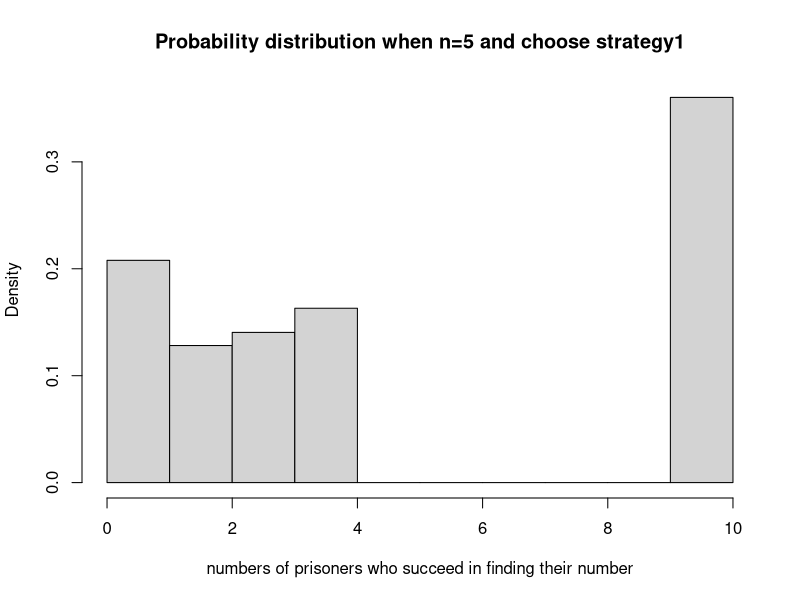
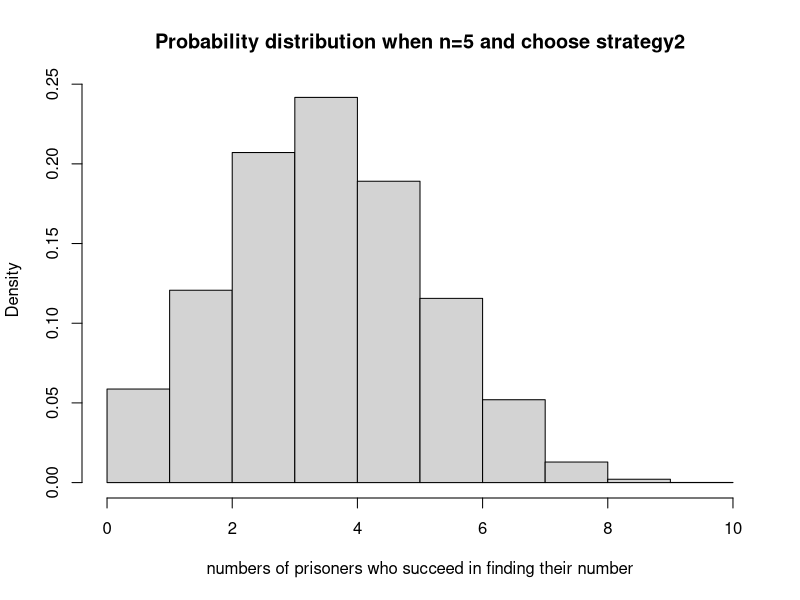
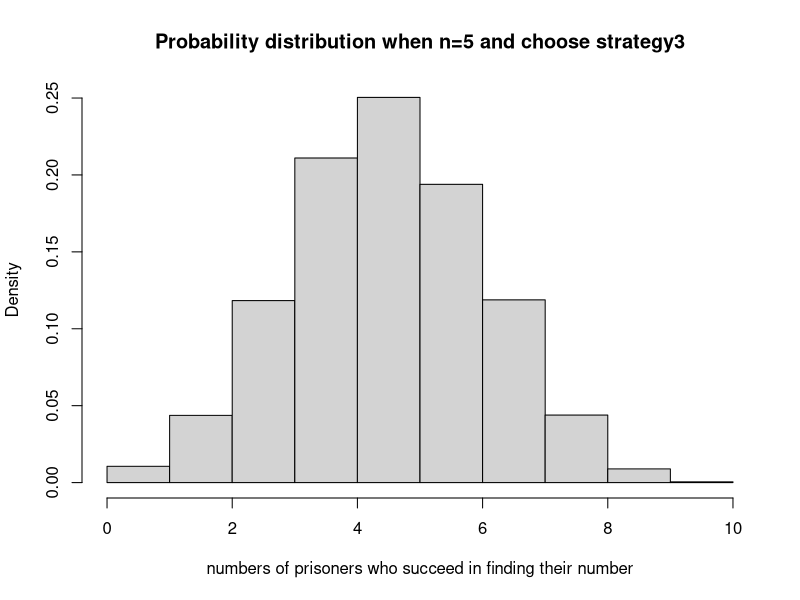
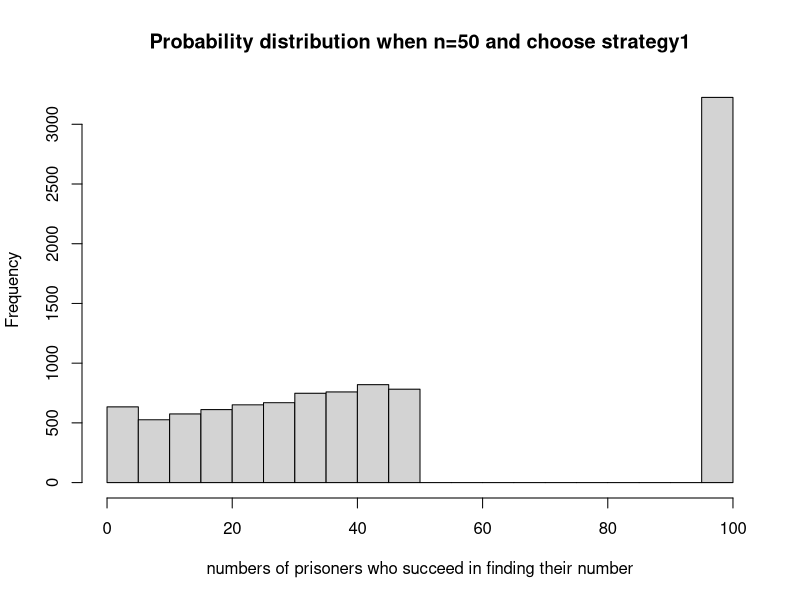
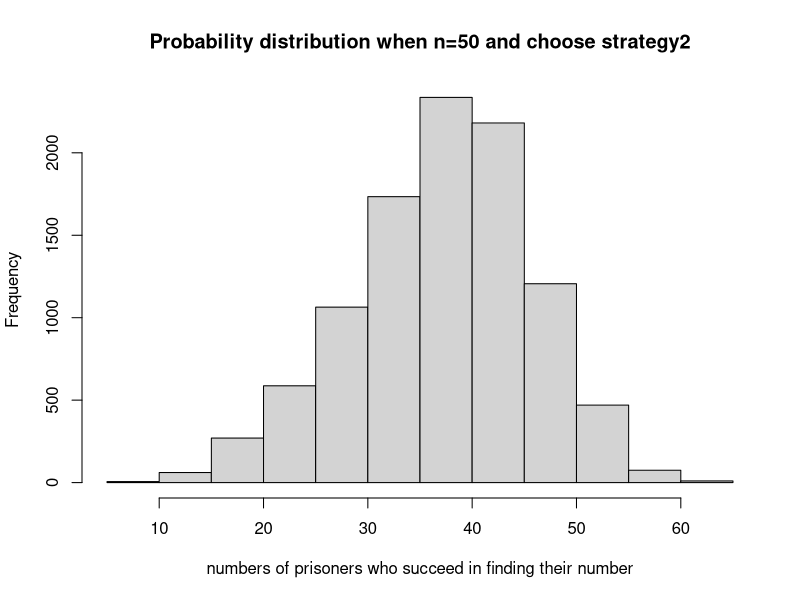
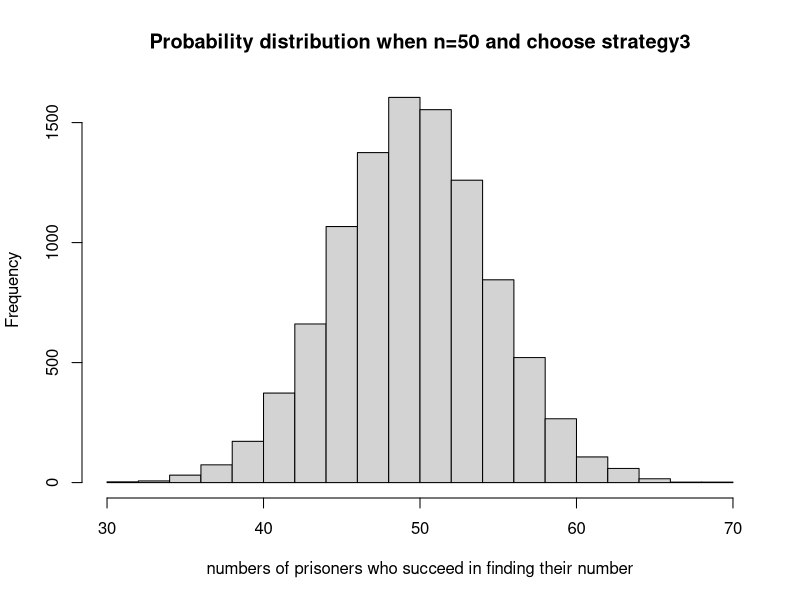

Write R code to recreate these figures, in order.
#Content of strategy1-Each prisoner starts from the box with the same number 
#as himself, and then opens the next box based on the card number in that box.

#Loop in turn until the prisoner finds a card with the same number as himself 
#or ends after looping n times.


##function "strategy1" is the code implementation of strategy1.

# The input to this function is:

#n: The prisoner can open the box at most n times, and the number of prisoners, 
#boxes and cards is 2n.

#k: Prisoner's number.

#box: distribution of 2n cards randomly assigned in 2n boxes.

##The output of this function is:

# Whether the prisoner found the correct card, if found, return the number "1", 
#otherwise return the number "0".

##Variable explanation in function:

#"found" indicates whether the prisoner found the correct card, the initial value 
#of 0 indicates that it was not found.

#"count" is used to count the number of times the prisoner opens the box, 
#the initial value is 1.

#"card_num" indicates the card number in the box opened each time, if card_num==k, 
#it means the prisoner finds a card with the same number as himself.

strategy1<-function(n,k,box){
  found<-0        
  count<-1        
  card_num<-box[k]        
  while (count<=n) {
    if (card_num==k) {
      found<-1
      break
    } else {
      card_num<-box[card_num]
    }
    count<-count+1
  }
  return(found)
}

################################################################################

#Content of strategy2: Each prisoner starts with a randomly numbered box 
#and then opens the next box based on the number of cards in that box.

#Loop in turn until the prisoner finds a card with the same number as himself 
#or ends after looping n times.

##function "strategy2" is the code implementation of strategy2.

# The input to this function is:

#n: The prisoner can open the box at most n times, and the number of prisoners, 
#boxes and cards is 2n.

#k: Prisoner's number.

#box: distribution of 2n cards randomly assigned in 2n boxes.

#The output of this function is:

# Whether the prisoner found the correct card, if found, return the number "1", 
#otherwise return the number "0".

#Explanation of variables in the function:

#found indicates whether the prisoner found the correct card, the initial value 
#of 0 indicates that it was not found.

#count is used to count the number of times the prisoner opens the box, 
#the initial value is 1.

#"random" means starting from a randomly selected box.

#"card_num" indicates the card number in the box opened each time, if card_num==k,
#it means the prisoner finds a card with the same number as himself.

strategy2<-function(n,k,box){
  found<-0
  count<-1
  random<-sample(1:(2*n),1)
  card_num<-box[random]
  while (count<=n) {
    if (card_num==k) {
      found<-1
      break
    } else {
      card_num<-box[card_num]
    }
    count<-count+1
  }
  return(found)
}

################################################################################

#Content of strategy3: Prisoners open n boxes at random and check if they 
#have their own numbered cards in them.

##function "strategy3" is the code implementation of strategy3.

#The input of this function is:

#n: The prisoner can open the box at most n times, and the number of prisoners, 
#boxes and cards is 2n.

#k: Prisoner's number.

#box: distribution of 2n cards randomly assigned in 2n boxes.

#The output of this function is:

# Whether the prisoner found the correct card, if found, return the number "1", 
#otherwise return the number "0".

#Explanation of variables in the function:

#"found“ indicates whether the prisoner found the correct card, the initial value 
#of 0 indicates that it was not found.

#"random" means to open n boxes randomly.

strategy3<-function(n,k,box){
  found<-0
  random<-sample(1:(2*n),n)
  if (k %in% box[random]){
    found<-1
  }
  return(found)
}
################################################################################

##Pone simulates 10,000 times the process of a given prisoner trying to find 
#the same card number as his own through three strategies.

##The input of this function:

#n: The prisoner can open the box at most n times, and the number of prisoners, 
#boxes and cards is 2n.

#k: Prisoner's number.

#strategy: The strategy used by the prisoner, the value can only be '1', '2', '3'.

#nreps: Number of simulations (default 10000).

##The output of this function:

#return the probability estimate.

##Variable explanation in function:

#"found" indicates whether the prisoner found the correct card, the initial value 
#of 0 indicates that it was not found.

#"boxes" means 2n cards are randomly distributed in 2n boxes.

#"prob" represents the frequency of successful discovery across all simulations.

Pone<-function(n,k,strategy,nreps=10000){
  found<-0
  for (i in 1:nreps){
    boxes<-sample(1:(2*n),2*n)
    
    #since the return value of strategy1/2/3 is 1 or 0,
    #it's now easy to calculate 'found' with simple addition
    if(strategy==1){
      found<-found+strategy1(n,k,boxes)
    }else if(strategy==2){
      found<-found+strategy2(n,k,boxes)
    }else if(strategy==3){
      found<-found+strategy3(n,k,boxes)
    }
  }
  prob<-found/nreps
  return(prob)
}

################################################################################


##Pall simulates the process of 10,000 times that all prisoners try to find 
#the same card number as themselves through three strategies in turn.

#The input of this function is:

#n: The prisoner can open the box at most n times, and the number of prisoners, 
#boxes and cards is 2n.

#strategy: The strategy used by the prisoner, the value can only be '1', '2', '3'.

#nreps: Number of simulations (default 10000).

##The output of this function is:

#Return a vector that records the results of each simulation 
#( the number of all prisoners that were successfully found).

##Variable explanation in function:

#"result" is a vector of length nreps, each element represents the result of the 
#current simulation.

#"boxes" means 2n cards are randomly distributed in 2n boxes.

#"prisoner" is the number of all prisoners.

#"found" indicates whether the prisoner found the correct card, the initial value 
#of 0 indicates that it was not found.

Pall<-function(n,strategy,nreps=10000){
  result<-rep(0,nreps)
  for (i in 1:nreps) {
    boxes<-sample(1:(2*n),2*n)
    prisoner<-1:(2*n)
    found<-0
    
    #since the return value of strategy1/2/3 is 1 or 0,
    #it's now easy to calculate 'found' with simple addition
    for (p in prisoner) {
      if(strategy==1){
        found<-found+strategy1(n,p,boxes)
      }else if(strategy==2){
        found<-found+strategy2(n,p,boxes)
      }else if(strategy==3){
        found<-found+strategy3(n,p,boxes)
      }
    }
    result[i]<-found
  }
  return(result)
}

################################################################################

##examples to show the results when n and strategy change.

#First simulate the individual probability when n=5 and 50.

sprintf('When n=5, the individual probability for choosing strategy1 is %f',Pone(5,10,1))
sprintf('When n=5, the individual probability for choosing strategy2 is %f',Pone(5,10,2))
sprintf('When n=5, the individual probability for choosing strategy3 is %f',Pone(5,10,3))
sprintf('When n=50, the individual probability for choosing strategy1 is %f',Pone(50,10,1))
sprintf('When n=50, the individual probability for choosing strategy2 is %f',Pone(50,10,2))
sprintf('When n=50, the individual probability for choosing strategy3 is %f',Pone(50,10,3))

#Then simulate the joint success probability distribution when n=5.

hist(Pall(5,1),col='lightgrey',main='Probability distribution when n=5 and choose strategy1',
     freq=F,breaks=10,xlab='numbers of prisoners who succeed in finding their number')
hist(Pall(5,2),col='lightgrey',main='Probability distribution when n=5 and choose strategy2',
     freq=F,breaks=10,xlab='numbers of prisoners who succeed in finding their number')
hist(Pall(5,3),col='lightgrey',main='Probability distribution when n=5 and choose strategy3',
     freq=F,breaks=10,xlab='numbers of prisoners who succeed in finding their number')

#simulate the joint success probability distribution when n=50.

hist(Pall(50,1),col='lightgrey',main='Probability distribution when n=50 and choose strategy1',
     xlab='numbers of prisoners who succeed in finding their number')
hist(Pall(50,2),col='lightgrey',main='Probability distribution when n=50 and choose strategy2',
     xlab='numbers of prisoners who succeed in finding their number')
hist(Pall(50,3),col='lightgrey',main='Probability distribution when n=50 and choose strategy3',
     xlab='numbers of prisoners who succeed in finding their number')

################################################################################

##Remarks about the surprising results:

#According to the results above, we can find that the individual probability for
#choosing 3 different strategies are close to be same, but the joint success
#probability distribution for choosing 3 strategies are very different. When
#prisoners choose strategy1, there are about 30% probability that they can all
#freed, while there is no chance for choosing strategy 2 and 3. 